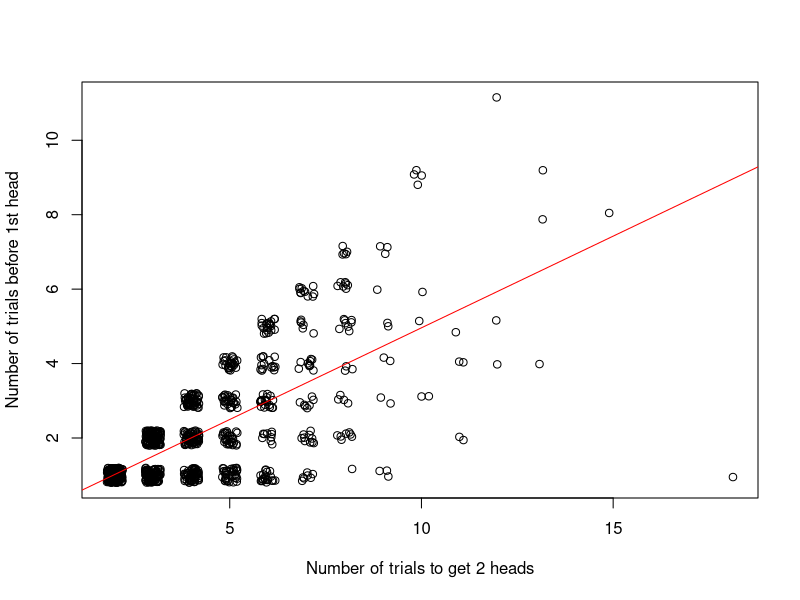

R code for this plot:
set.seed(48104)

# Number of simulations
sims <- 1000
# Number of tria
trials <- 100
# Probability of success
p <- 0.5
# Define empty vector for U
u <- c()
# Define empty vector for V
v <- c()

for (i in 1:sims) {
  heads <- 0
  trials <- 0
  first_head <- NA

  while (heads < 2) {
    trials <- trials + 1
    flip <- rbinom(1, 1, p)
    if (flip == 1) {
      heads <- heads + 1
      if (heads == 1) first_head <- trials
    }
  }
  u[i] <- first_head
  v[i] <- trials
}

mean(u)
mean(v)

plot(
  jitter(u) ~ jitter(v),
  xlab = "Number of trials to get 2 heads",
  ylab = "Number of trials before 1st head"
)
abline(lm(u ~ v), col = "red")

############
## Monty hall problem
############

set.seed(48109)

sims <- 1000

car_behind_door <- rbinom(sims, 1, prob = 1 / 3)
lying <- rbinom(sims, 1, prob = 0.5)
monty_picks_door <- rbinom(sims, 1, prob = 0.5)

B <- (car_behind_door == 1 & lying == 0) |
  (car_behind_door == 0 & lying == 1 & monty_picks_door == 1)

mean(car_behind_door[B])
